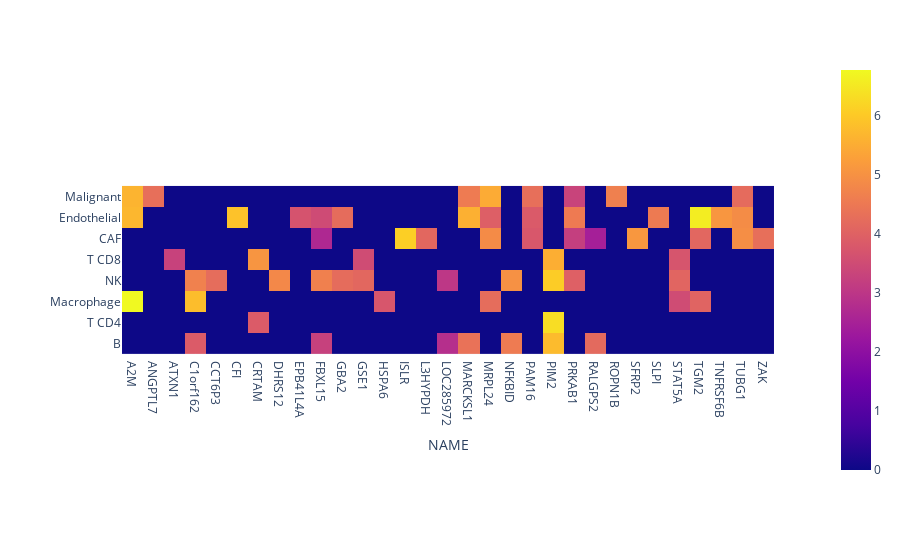

Write notebook code for a chart like this one.
### Code cell
fig = px.imshow(np.log(sigmat_normal.iloc[::100].T))

fig.show()

### Figure 1 — Plotly figure (JSON) as saved in the notebook; plotly's stock layout.template omitted (floating-point values rounded to 4 significant figures; data arrays with more than 128 entries replaced by an {"elided": "..."} marker saying what was removed)
{"data": [{"coloraxis": "coloraxis", "hovertemplate": "NAME: %{x}<br>y: %{y}<br>color: %{z}<extra></extra>", "name": "0", "type": "heatmap", "x": ["A2M", "ANGPTL7", "ATXN1", "C1orf162", "CCT6P3", "CFI", "CRTAM", "DHRS12", "EPB41L4A", "FBXL15", "GBA2", "GSE1", "HSPA6", "ISLR", "L3HYPDH", "LOC285972", "MARCKSL1", "MRPL24", "NFKBID", "PAM16", "PIM2", "PRKAB1", "RALGPS2", "ROPN1B", "SFRP2", "SLPI", "STAT5A", "TGM2", "TNFRSF6B", "TUBG1", "ZAK"], "xaxis": "x", "y": ["Malignant", "Endothelial", "CAF", "T CD8", "NK", "Macrophage", "T CD4", "B"], "yaxis": "y", "z": {"elided": "8x31 float values"}}], "layout": {"autosize": true, "coloraxis": {"colorscale": [[0, "#0d0887"], [0.1111, "#46039f"], [0.2222, "#7201a8"], [0.3333, "#9c179e"], [0.4444, "#bd3786"], [0.5556, "#d8576b"], [0.6667, "#ed7953"], [0.7778, "#fb9f3a"], [0.8889, "#fdca26"], [1, "#f0f921"]]}, "margin": {"t": 60}, "xaxis": {"anchor": "y", "autorange": true, "constrain": "domain", "domain": [0.05704, 0.943], "range": [-0.5, 30.5], "scaleanchor": "y", "title": {"text": "NAME"}, "type": "category"}, "yaxis": {"anchor": "x", "autorange": true, "constrain": "domain", "domain": [0, 1], "range": [7.5, -0.5], "type": "category"}}}
